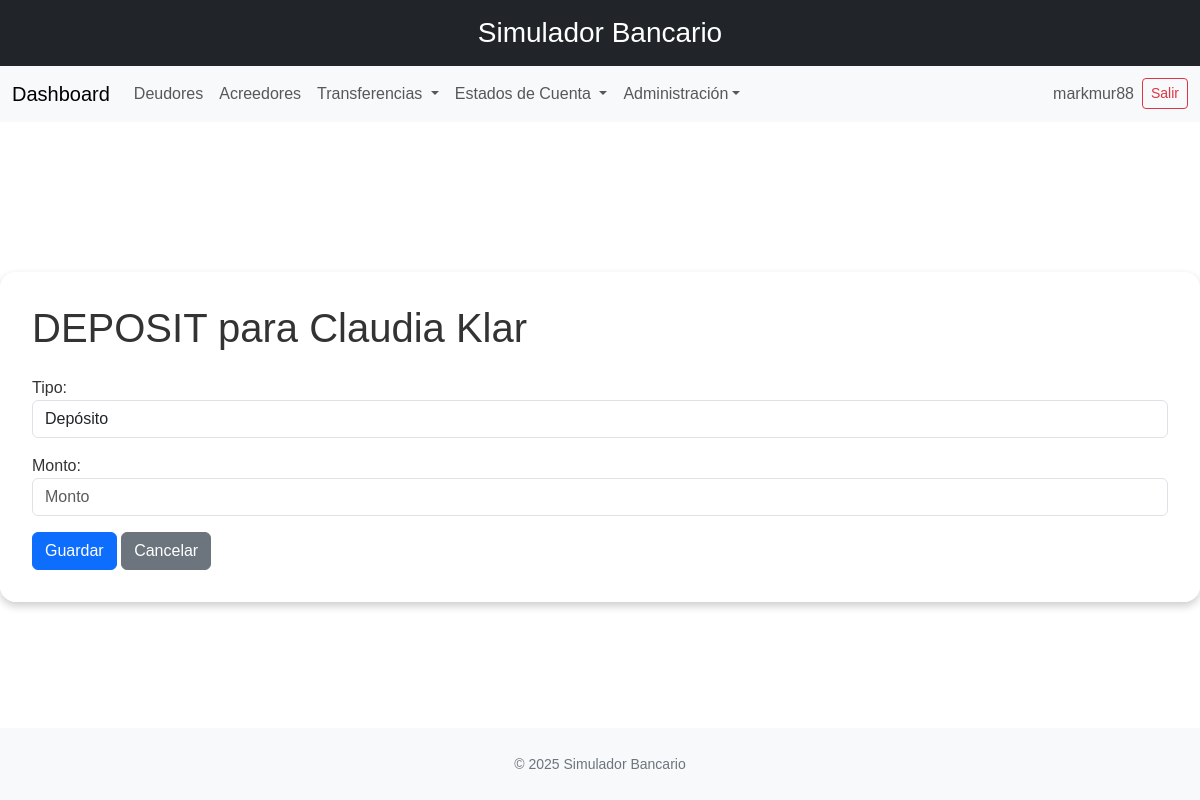
The app's page /cuentas/1/deposito/ (signed in), older data.
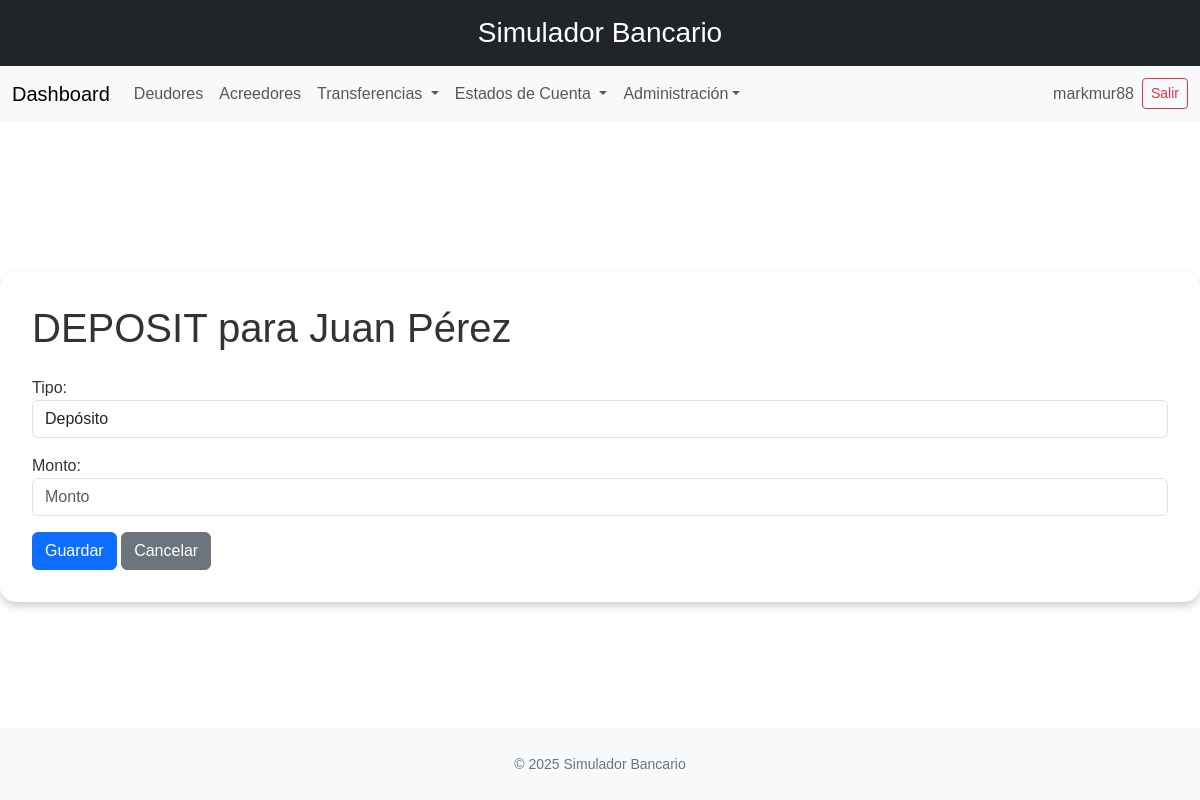
The same page, newer data.
### banco/models.py (models this page shows, shortened)
class Account(models.Model):
    iban = models.CharField(
        max_length=34, unique=True,
        validators=[iban_validator],
        help_text="IBAN de la cuenta"
    )
    currency = models.CharField(
        max_length=3, default='EUR',
        validators=[currency_validator]
    )
    balance = models.DecimalField(
        max_digits=18, decimal_places=2,
        default=Decimal('0.00'),
    )
    class Meta:
        abstract = True
        app_label = 'banco'

class DebtorAccount(Account):
    debtor = models.ForeignKey(
        Debtor, on_delete=models.CASCADE,
        related_name='accounts'
    )
    class Meta(Account.Meta):
        db_table = 'sim_debtor_account'
        app_label = 'banco'

class Party(models.Model):
    name = models.CharField(max_length=70, unique=True)
    address = models.OneToOneField(
        PostalAddress,
        on_delete=models.CASCADE,
        related_name="%(class)ss_address"
    )
    class Meta:
        abstract = True
        app_label = 'banco'

class Debtor(Party):
    customer_id = models.CharField(max_length=35, unique=True)
    class Meta(Party.Meta):
        db_table = 'sim_debtor'
        app_label = 'banco'

### banco/views.py (the view)
# urls.py: path('cuentas/<int:account_id>/deposito/', views.account_movement_create, {'tipo': 'DEPOSIT'}, name='deposito_cuenta'),
@login_required
def account_movement_create(request, account_id, tipo):
    account = get_object_or_404(DebtorAccount, pk=account_id)
    if request.method == "POST":
        form = AccountMovementForm(request.POST)
        if form.is_valid():
            movimiento = form.save(commit=False)
            movimiento.account = account
            movimiento.tipo = tipo
            movimiento.save()
            return redirect('estado_cuenta', account_id=account.id)
    else:
        form = AccountMovementForm(initial={'tipo': tipo})
    return render(request, 'banco/movimiento_form.html', {
        'form': form,
        'account': account,
        'tipo': tipo,
    })

### banco/forms.py
class AccountMovementForm(BootstrapModelForm):
    class Meta:
        model = AccountMovement
        fields = ['tipo', 'monto']

### banco/templates/banco/movimiento_form.html (shortened to what this page needs)
{% extends 'base.html' %}
{% block content %}
<h1 class="mb-4">{{ tipo|capfirst }} para {{ account.debtor.name }}</h1>
<form method="post">
  {{ form.as_p }}
  <button type="submit" class="btn btn-primary">Guardar</button>
  <a href="{% url 'estado_cuenta' account.id %}" class="btn btn-secondary">Cancelar</a>
</form>
{% endblock %}

Row changes from the older to the newer data that the page shows:
changed DebtorAccount: debtor.name "Claudia Klar" → "Juan Pérez"
